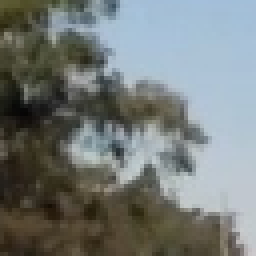
#> input picture data/non-vehicles/Extras/extra108.png, 64 x 64 px, given in place of image0196.png, which was not available (shown 4 times larger)
$ python histogram.py
#> lines starting #> are read from the running program, lines starting #| are printed output that depends on the picture; pictures that were not available may be replaced by others from this repository, and a replacement may not be noted
### utils.py
import os, pickle, glob, csv, joblib
import constants
import cv2
import matplotlib.pyplot as plt
import numpy as np

# [7 lines left out: function make_dir, not called in this run]

def basename(path):
    """return only file_name from [path]"""
    return os.path.basename(path)

# [4 lines left out: function warning, not called in this run]

def pickle_data(file_name, data):
    with open(file_name, 'wb') as f:
        joblib.dump(data, f, compress=True)

# [8 lines left out: function unpickle_data, not called in this run]

def save_globals(globals):
    with open(constants.globals_file, 'wb') as f:
        pickle.dump(globals, f, protocol=pickle.HIGHEST_PROTOCOL)

# [15 lines left out: functions load_globals, display_image, not called in this run]


def display_image_file(file_name, timeout=None):
    img = cv2.imread(file_name)
    display_image(img, timeout)

# [6 lines left out: function plt_image, not called in this run]

def plt_image_file(file_name, bgr=False):
    img = cv2.imread(file_name)
    plt_image(img, bgr)

# [6 lines left out: function read_folder_images, not called in this run]

def img_normalize(img):
    return(img/255.0-0.5)

def img_reverse_channels(img):
    return img[:,:,[2,1,0]].copy()

def img_bgr2hls(img):
    return cv2.cvtColor(img, cv2.COLOR_BGR2HLS)

def img_bgr2xyz(img):
    return cv2.cvtColor(img, cv2.COLOR_BGR2XYZ)

def img_bgr2luv(img):
    return cv2.cvtColor(img, cv2.COLOR_BGR2Luv)

def img_hls2bgr(img):
    return cv2.cvtColor(img, cv2.COLOR_HLS2BGR)

def img_xyz2bgr(img):
    return cv2.cvtColor(img, cv2.COLOR_XYZ2BGR)

def img_luv2bgr(img):
    return cv2.cvtColor(img, cv2.COLOR_Luv2BGR)

def img_bgr2l(img):
    return cv2.cvtColor(img, cv2.COLOR_BGR2Luv)[:,:,0]

# [6 lines left out: function scale_mean_std, not called in this run]


def img_draw_poly(img, pts, color=(255,255,255), thickness=2):
    cv2.polylines(img, pts, True, color, thickness)

def img_draw_line(img, pt1, pt2, color=(255,255,255), thickness=2):
    cv2.line(img, pt1, pt2, color, thickness)

def img_draw_rectangle(img, pt1, pt2, color=(255,255,255), thickness=2):
    cv2.rectangle(img, pt1, pt2, color, thickness)

def img_draw_dot(img, center, radius=4, color=(255,255,255)):
    cv2.circle(img, center, radius, color, thickness=-1)

# [34 lines left out: functions img_draw_grid, print_progress_bar, read_csv, write_csv, not called in this run]

def lerp(a, b, ratio):
    return a*(1.0-ratio) + b * ratio

### histogram.py
import cv2
import numpy as np
import constants as c
import utils
import matplotlib.pyplot as plt

def color_histograms(img, nbins=32):
    """calculate histogram for all channels, returns list of histograms"""
    features = []
    for i in range(img.shape[2]):
        hist = np.histogram(img[:,:,i], bins=nbins, range=(0, 256))
        features.append(hist[0])
    return features

def multispace_histograms(img_bgr, nbins=32):
    """calculate histograms for RGB, HLS, xyz and Luv color spaces"""
    m_features = []

    img = img_bgr
    m_features.append(color_histograms(img, nbins))

    img = utils.img_bgr2hls(img_bgr)
    m_features.append(color_histograms(img, nbins))

    img = utils.img_bgr2xyz(img_bgr)
    m_features.append(color_histograms(img, nbins))

    img = utils.img_bgr2luv(img_bgr)
    m_features.append(color_histograms(img, nbins))

    return(np.array(m_features))

def multispace_histograms_images(images, output_file=None, nbins=32):
    """calculate multi colorspace histograms for a set of images and optionally pickle"""
    if output_file is not None:
        print('calculate multispace histograms, pickle to:', output_file)

    mf_hists = []

    utils.print_progress_bar (0, len(images), prefix = 'multispace histogram:')

    for i in range(len(images)):
        img = images[i]
        mf_hists.append(multispace_histograms(img, nbins))
        if i%100==0:
            utils.print_progress_bar (i, len(images), prefix = 'multispace histogram:')

    mf_hists = np.array(mf_hists)

    if output_file is not None:
        utils.pickle_data(output_file, mf_hists)

    utils.print_progress_bar (len(images), len(images), prefix = 'multispace histogram:')

    return mf_hists

def plot_histograms(img_bgr, features, hist_names=('hist0','hist1','hist2')):
    fig = plt.figure(figsize=(15,3))
    subplot_id=101+(len(features)+1)*10
    plt.subplot(subplot_id)
    plt.imshow(img_bgr[:,:,[2,1,0]])
    plt.title('image')
    for i in range(len(features)):
        ii = i+1
        plt.subplot(subplot_id+ii)
        plt.title(hist_names[i])
        plt.bar(np.arange(len(features[i])), features[i])
    plt.show()

if __name__=='__main__':
    img_bgr = cv2.imread('{}/GTI_MiddleClose/image0196.png'.format(c.vehicles_train_data_folder))
#> img_bgr is the input picture: shape (64, 64, 3); mean B, G, R 120.8, 122.7, 116.9

    # [14 lines of commented-out code are left out]

    img = utils.img_bgr2luv(img_bgr)
#> in img_bgr2luv, `return cv2.cvtColor(img, cv2.COLOR_BGR2Luv)`: returned value: shape (64, 64, 3); mean of channels 0, 1, 2 127, 94.4, 136
    features = color_histograms(img)
#> after the loop in color_histograms, `for i in range(img.shape[2]):`: features = 3 items
#> features = 3 items
    plot_histograms(img_bgr, features,('L','u','v'))
#> in plot_histograms, `subplot_id=101+(len(features)+1)*10`: subplot_id = 141
#> the loop in plot_histograms, `for i in range(len(features)):` made 3 passes
#> in plot_histograms, `plt.show()`:
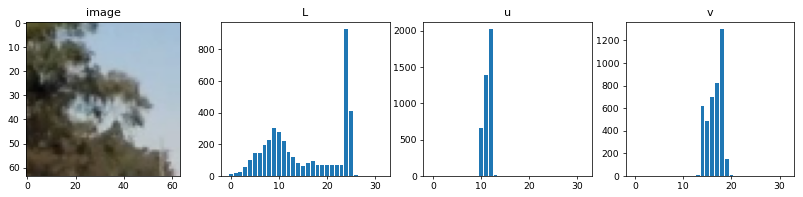
#> figure drawn by matplotlib, 4 panels; panel 2: tallest bar 927 high, from x = 23.6 to 24.4; panel 3: tallest bar 2020 high, from x = 11.6 to 12.4; panel 4: tallest bar 1298 high, from x = 17.6 to 18.4

    # mf = multispace_histograms(img_bgr)

    # print(mf)
    # print(mf.shape)

$ run again, on data/non-vehicles/GTI/image1307.png
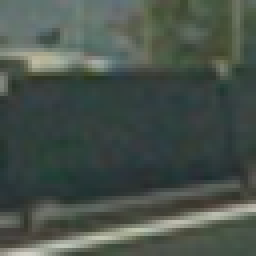
#> input picture data/non-vehicles/GTI/image1307.png, 64 x 64 px, given in place of image0196.png, which was not available (shown 4 times larger)
#> img_bgr is the input picture: shape (64, 64, 3); mean B, G, R 74.9, 82.2, 72
#> after the loop in color_histograms, `for i in range(img.shape[2]):`: features = 3 items
#> subplot_id = 141
#> the loop in plot_histograms, `for i in range(len(features)):` made 3 passes
#> in plot_histograms, `plt.show()`:
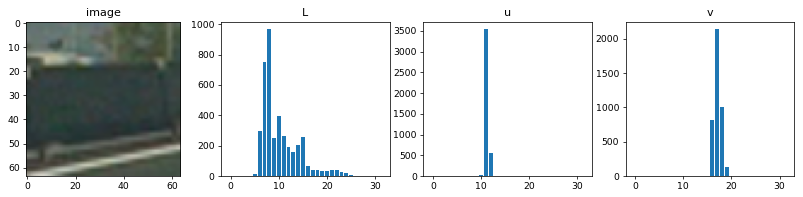
#> figure drawn by matplotlib, 4 panels; panel 2: tallest bar 967 high, from x = 7.6 to 8.4; panel 3: tallest bar 3535 high, from x = 10.6 to 11.4; panel 4: tallest bar 2138 high, from x = 16.6 to 17.4

$ run again, on data/non-vehicles/GTI/image1311.png
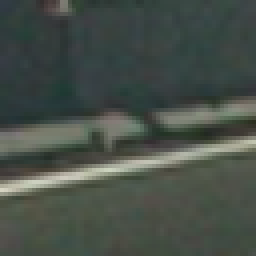
#> input picture data/non-vehicles/GTI/image1311.png, 64 x 64 px, given in place of image0196.png, which was not available (shown 4 times larger)
#> img_bgr is the input picture: shape (64, 64, 3); mean B, G, R 72.2, 79.2, 71
#> after the loop in color_histograms, `for i in range(img.shape[2]):`: features = 3 items
#> subplot_id = 141
#> the loop in plot_histograms, `for i in range(len(features)):` made 3 passes
#> in plot_histograms, `plt.show()`:
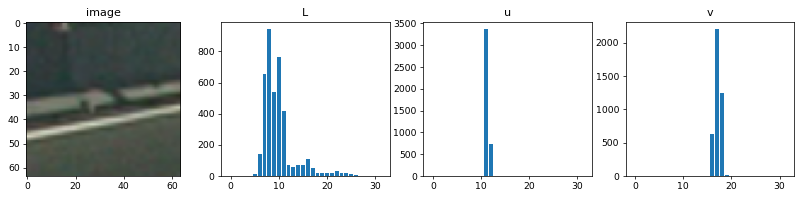
#> figure drawn by matplotlib, 4 panels; panel 2: tallest bar 942 high, from x = 7.6 to 8.4; panel 3: tallest bar 3365 high, from x = 10.6 to 11.4; panel 4: tallest bar 2205 high, from x = 16.6 to 17.4

$ run again, on data/non-vehicles/Manual/0641.png
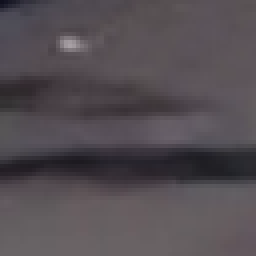
#> input picture data/non-vehicles/Manual/0641.png, 64 x 64 px, given in place of image0196.png, which was not available (shown 4 times larger)
#> img_bgr is the input picture: shape (64, 64, 3); mean B, G, R 82.1, 77.1, 83.6
#> after the loop in color_histograms, `for i in range(img.shape[2]):`: features = 3 items
#> subplot_id = 141
#> the loop in plot_histograms, `for i in range(len(features)):` made 3 passes
#> in plot_histograms, `plt.show()`:
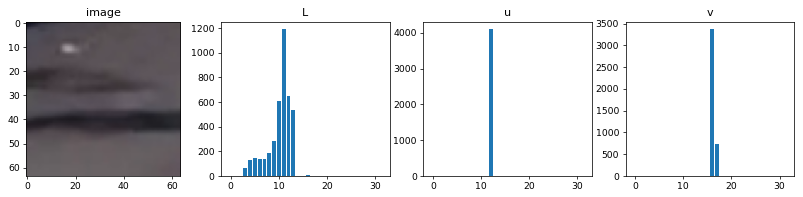
#> figure drawn by matplotlib, 4 panels; panel 2: tallest bar 1190 high, from x = 10.6 to 11.4; panel 3: tallest bar 4096 high, from x = 11.6 to 12.4; panel 4: tallest bar 3367 high, from x = 15.6 to 16.4
